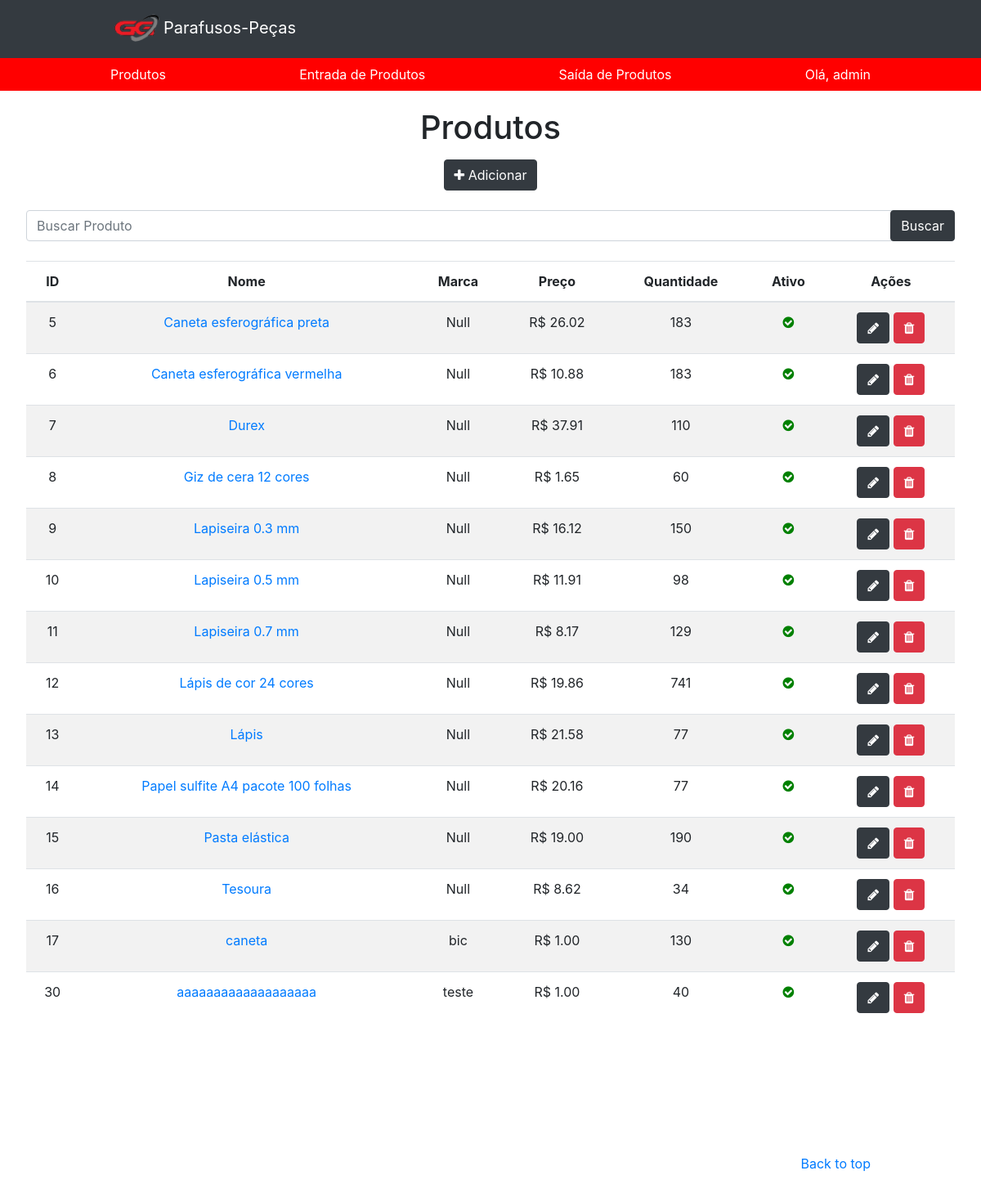
The app's page / (signed in), older data.
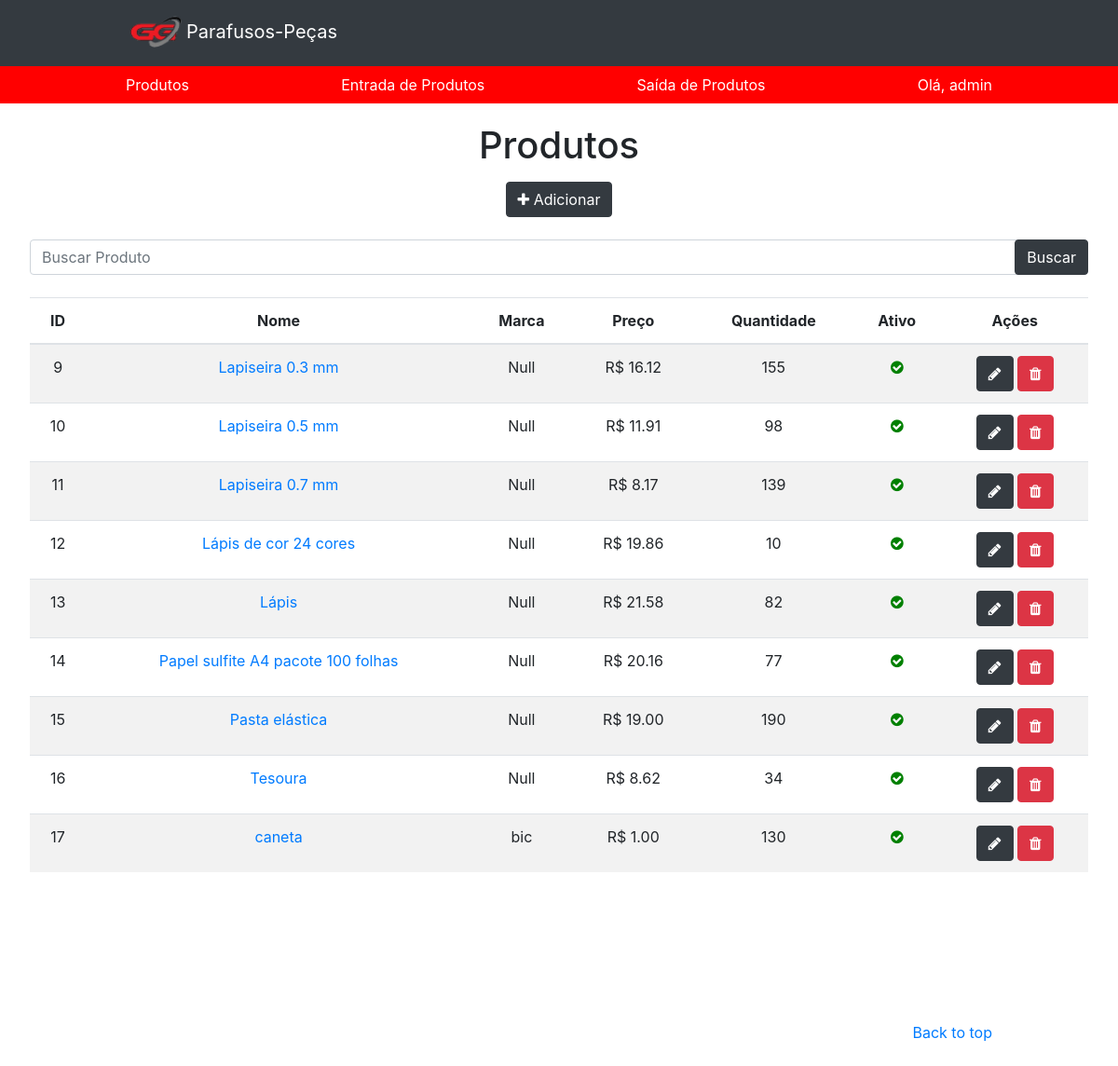
The same page, newer data.
### app/models.py (models this page shows, shortened)
class Produto(models.Model):
    nome = models.CharField(max_length=100)
    codigo = models.IntegerField(default=None)
    marca = models.CharField(max_length=100, default=None)
    quantidade = models.IntegerField()
    preco = models.DecimalField(max_digits=100, decimal_places= 2, default=None)
    ativo = models.BooleanField(default=True)
    class Meta:
        db_table = 'produto'

### app/views.py (the view)
# urls.py: path('', views.home, name='home'),
@login_required(login_url='/login')
def home(request):
    objects = Produto.objects.all()
    search = request.GET.get('search')
    if search:
        objects = objects.filter(nome__icontains=search)
    context = {'object_list': objects}
    return render (request, 'app/produto_list.html', context)

### app/templates/app/produto_list.html (shortened to what this page needs)
<!DOCTYPE html>
<html>
<head>
    {% load static %}
    <link rel="stylesheet" type="text/css" href="{% static 'app/css/bootstrap/bootstrap.min.css' %}">
    <link rel="stylesheet" type="text/css" href="{% static 'app/css/produto.css' %}">
    <link rel="stylesheet" href="https://cdnjs.cloudflare.com/ajax/libs/font-awesome/4.7.0/css/font-awesome.min.css">
</head>
<body>
    <header>
        {% include "app/header.html"  %}
    </header>
  <body>
    <main role="main">
        <section class="jumbotron text-center">
          <div class="page-header">
            <h1>Produtos</h1>
            <span class=""><a href="{% url 'produto_register' %}"><button type="button" class="btn btn-dark"><span class="fa fa-plus"></span> Adicionar</button></a></span>
          </div>
          <div><br></div>
            <div>
                <form action="." method="GET">
                <div class="">
                  <input type="text" id="search" name="search" placeholder="Buscar Produto" class="form-control"></input>
                </div>
                <div class="text-right">
                  <input type="submit" class="btn btn-dark" value="Buscar" style="margin-top: -66px"></input>
                </div>
                </form>
                {% if object_list %}
                <table class="table table-striped">
                    <thead>
                      <tr>
                        <th>ID</th>
                        <th>Nome</th>
                        <th>Marca</th>
                        <th>Preço</th>
                        <th class="text-center">Quantidade</th>
                        <th>Ativo</th>
                        <th>Ações</th>
                      </tr>
                    </thead>
                    <tbody>
                      {% for object in object_list %}
                        <tr>
                          <td>{{ object.id }}</td>
                          <td><a href="{% url 'produto' object.id %}">{{ object.nome }}</a></td>
                          <td>{{ object.marca }}</td>
                          <td>R$ {{ object.preco }}</span></td>
                          <td class="text-center">{{ object.quantidade }}</td>
                          <td>
                            {% if object.ativo %}
                              <i class="fa fa-check-circle ok"></i>
                            {% else %}
                              <i class="fa fa-minus-circle no"></i>
                            {% endif %}
                          </td>
                          <td><span class=""><a href="/products/register/?id={{ object.id }}"><button type="button" class="btn btn-dark"><span class="fa fa-pencil"></span></button></a></span>
                            <span class=""><a href="/products/delete/{{ object.id }}"><button type="button" class="btn btn-danger"><span class="fa fa-trash"></span></button></a></span></td>
                        </tr>
                      {% endfor %}
                    </tbody>
                  </table>
                {% else %}
                  <p class="alert alert-warning">Sem itens na lista.</p>
                {% endif %}
            </div>
        </section>
    </main>
    <footer class="text-muted">
        <div class="container">
            <p class="float-right">
                <a href="#">Back to top</a>
            </p>
        </div>
    </footer>
  </body>
</html>

Row changes from the older to the newer data that the page shows:
removed Produto: id "5", nome "Caneta esferográfica preta", marca "Null", preco "26.02", quantidade "183", ativo True (drawn)
removed Produto: id "6", nome "Caneta esferográfica vermelha", marca "Null", preco "10.88", quantidade "183", ativo True (drawn)
removed Produto: id "7", nome "Durex", marca "Null", preco "37.91", quantidade "110", ativo True (drawn)
removed Produto: id "8", nome "Giz de cera 12 cores", marca "Null", preco "1.65", quantidade "60", ativo True (drawn)
removed Produto: id "30", nome "aaaaaaaaaaaaaaaaaaa", marca "teste", preco "1.00", quantidade "40", ativo True (drawn)
changed Produto "Lapiseira 0.3 mm": quantidade "150" → "155"
changed Produto "Lapiseira 0.7 mm": quantidade "129" → "139"
changed Produto "Lápis de cor 24 cores": quantidade "741" → "10"
changed Produto "Lápis": quantidade "77" → "82"
